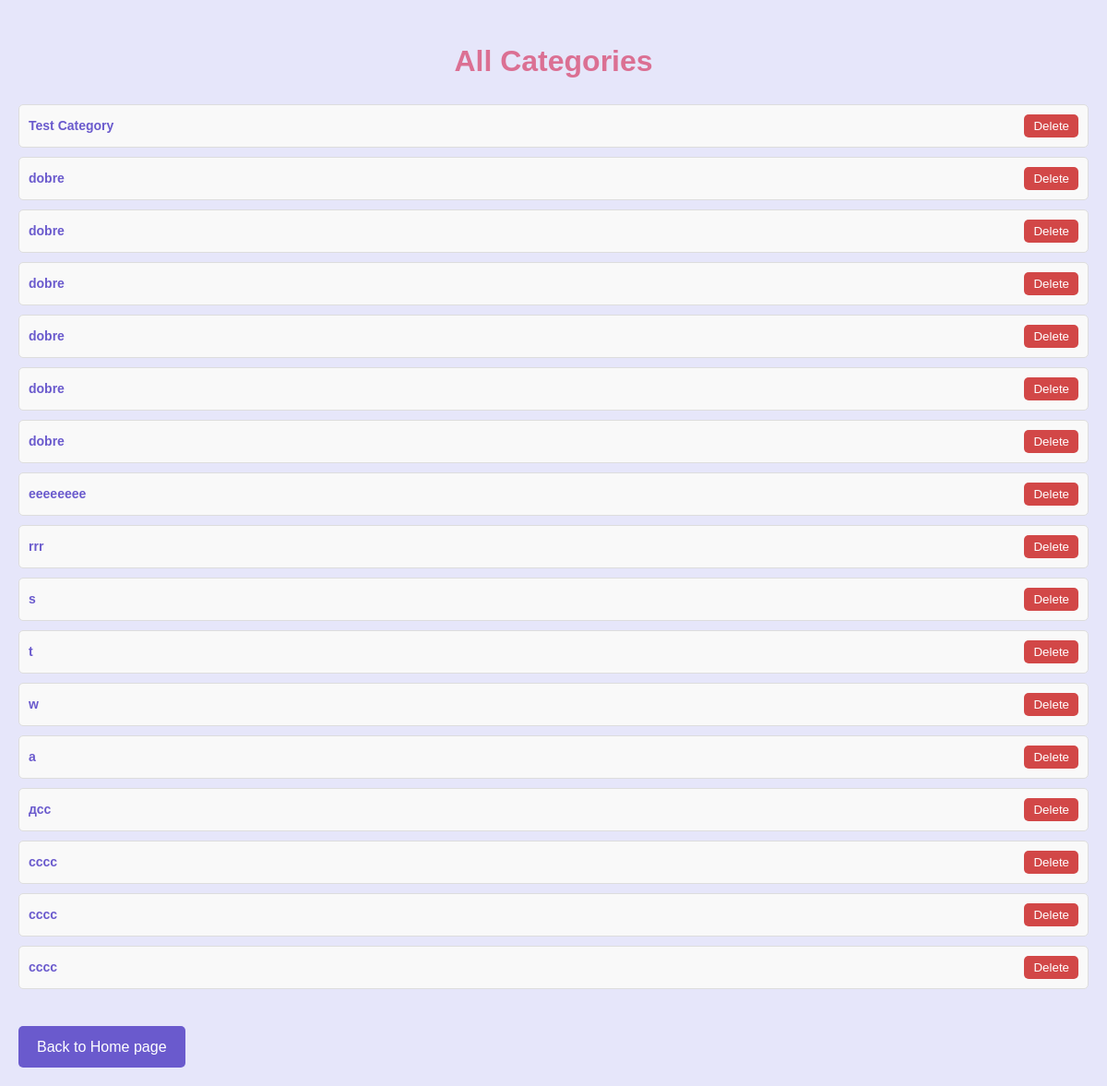
Page /categories/ on the earlier database version.
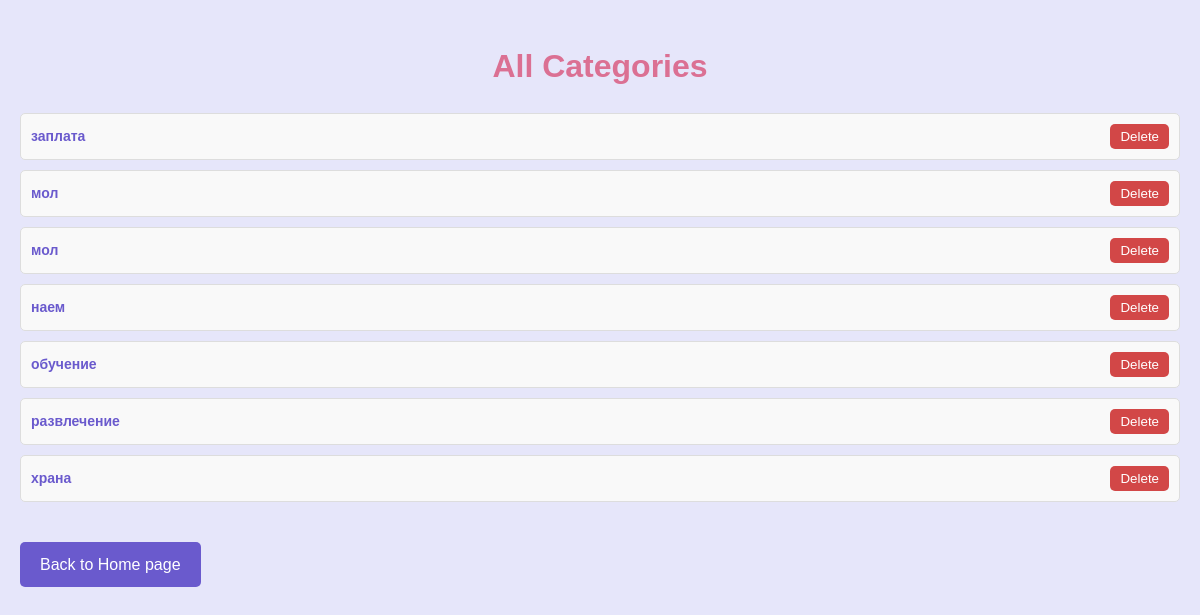
Same page on the later database version.
### tracker/models.py (models this page shows, shortened)
class Category(models.Model):
    user = models.ForeignKey(User, on_delete=models.CASCADE, related_name='categories', null=True, blank=True)
    name = models.CharField(max_length=100)

### tracker/views.py (the view)
# urls.py: path('categories/', views.list_categories, name='list_categories'),
def list_categories(request):
    categories = Category.objects.all().order_by('name')
    return render(request, 'categories/list_categories.html', {'categories': categories})

### tracker/templates/categories/list_categories.html (shortened to what this page needs)
{% extends 'base.html' %}
{% block content %}
<h1>All Categories</h1>
<ul id="category-list">
    {% for category in categories %}
    <li id="category-{{ category.id }}">
        <a href="{% url 'category_transactions' category.id %}">{{ category.name }}</a>
        <button onclick="deleteCategory('{% if category.id %}{{ category.id }}{% endif %}')">Delete</button>
    </li>
    {% endfor %}
</ul>
<a href="{% url 'index' %}" class="home-link">Back to Home page</a>
{% endblock %}

Differences in the rows shown:
removed Category: name "Test Category"
removed Category: name "dobre"
removed Category: name "dobre"
removed Category: name "dobre"
removed Category: name "dobre"
removed Category: name "dobre"
removed Category: name "dobre"
removed Category: name "eeeeeeee"
removed Category: name "rrr"
removed Category: name "s"
removed Category: name "t"
removed Category: name "w"
removed Category: name "а"
removed Category: name "дсс"
removed Category: name "сссс"
removed Category: name "сссс"
removed Category: name "сссс"
added Category: name "заплата"
added Category: name "мол"
added Category: name "мол"
added Category: name "наем"
added Category: name "обучение"
added Category: name "развлечение"
added Category: name "храна"
